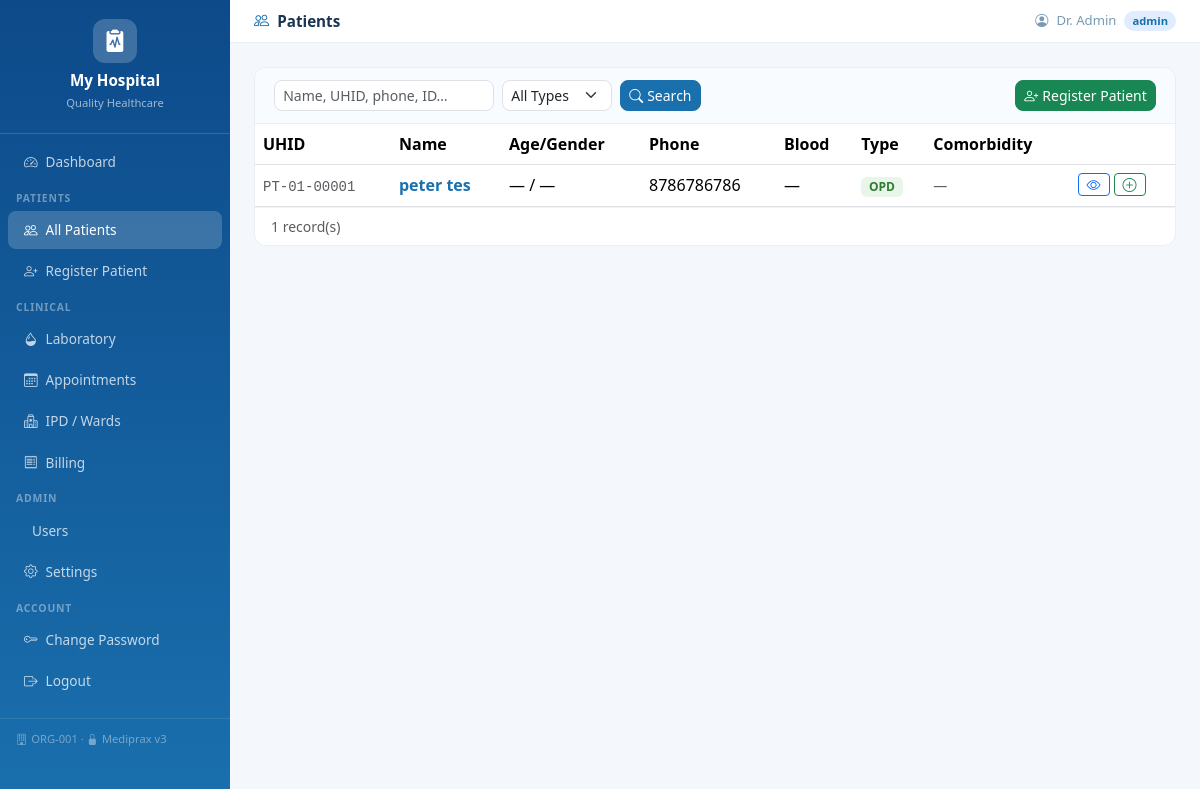
Screenshot of /patients/ (signed in) with the database file from the repository.
### tables this page shows
CREATE TABLE hospitals(
            id         INTEGER PRIMARY KEY AUTOINCREMENT,
            name       TEXT NOT NULL,
            tagline    TEXT DEFAULT 'Quality Healthcare',
            address    TEXT DEFAULT '',
            phone      TEXT DEFAULT '',
            email      TEXT DEFAULT '',
            color1     TEXT DEFAULT '#1a6fad',
            color2     TEXT DEFAULT '#0e9f8b',
            is_active  INTEGER DEFAULT 1,
            created_at TIMESTAMP DEFAULT CURRENT_TIMESTAMP
        , org_id TEXT);

CREATE TABLE settings(
            id             INTEGER PRIMARY KEY AUTOINCREMENT,
            hospital_id    INTEGER UNIQUE NOT NULL,
            doctor_name    TEXT DEFAULT '',
            doctor_degree  TEXT DEFAULT 'MBBS, MD',
            FOREIGN KEY (hospital_id) REFERENCES hospitals(id)
        );

CREATE TABLE patients(
            id                INTEGER PRIMARY KEY AUTOINCREMENT,
            hospital_id       INTEGER NOT NULL,
            uhid              TEXT,
            name              TEXT NOT NULL,
            dob               DATE,
            age               INTEGER,
            gender            TEXT,
            guardian_name     TEXT DEFAULT '',
            guardian_relation TEXT DEFAULT '',
            emergency_contact TEXT DEFAULT '',
            emergency_phone   TEXT DEFAULT '',
            insurance         TEXT DEFAULT '',
            insurance_no      TEXT DEFAULT '',
            blood_group       TEXT DEFAULT '',
            rh_factor         TEXT DEFAULT '',
            height_cm         INTEGER,
            address           TEXT DEFAULT '',
            city              TEXT DEFAULT '',
            state             TEXT DEFAULT '',
            phone             TEXT DEFAULT '',
            email             TEXT DEFAULT '',
            individual_number TEXT DEFAULT '',
            occupation        TEXT DEFAULT '',
            marital_status    TEXT DEFAULT '',
            religion          TEXT DEFAULT '',
            nationality       TEXT DEFAULT 'Indian',
            comorbidity       TEXT DEFAULT '',
            known_allergies   TEXT DEFAULT '',
            past_medical_history TEXT DEFAULT '',
            past_surgical_history TEXT DEFAULT '',
            family_history    TEXT DEFAULT '',
            habits            TEXT DEFAULT '',
            patient_type      TEXT DEFAULT 'OPD'
                              CHECK(patient_type IN ('OPD','IPD','Emergency')),
            created_at        TIMESTAMP DEFAULT CURRENT_TIMESTAMP,
            updated_at        TIMESTAMP DEFAULT CURRENT_TIMESTAMP, org_id TEXT,
            FOREIGN KEY (hospital_id) REFERENCES hospitals(id)
        );

### app/routes/patient_routes.py (the view)
@patient_routes.route('/')
def patients():
    if not _ok(): return redirect(url_for('auth.login'))
    hid = _hid(); db = get_db()
    q = request.args.get('q','').strip()
    ptype = request.args.get('type','')
    pg = max(1,request.args.get('page',1,type=int)); pp = 15
    where = 'WHERE p.hospital_id=?'; params = [hid]
    if q:
        where += ' AND (p.name LIKE ? OR p.phone LIKE ? OR p.uhid LIKE ? OR p.individual_number LIKE ? OR CAST(p.id AS TEXT) LIKE ?)'
        params += [f'%{q}%']*5
    if ptype:
        where += ' AND p.patient_type=?'; params.append(ptype)
    total = db.execute(f'SELECT COUNT(*) FROM patients p {where}',params).fetchone()[0]
    rows  = db.execute(f'SELECT p.* FROM patients p {where} ORDER BY p.id DESC LIMIT ? OFFSET ?',
                       params+[pp,(pg-1)*pp]).fetchall()
    pages = max(1,(total+pp-1)//pp)
    return render_template('patients.html', patients=[_safe(r,PKEYS) for r in rows],
                           search=q, ptype=ptype, page=pg, total_pages=pages, total=total)

### app/database.py (called while the page is built)
def get_db():
    if 'db' not in g:
        g.db = sqlite3.connect(current_app.config['DATABASE'])
        g.db.row_factory = sqlite3.Row
        g.db.execute('PRAGMA foreign_keys = ON')
    return g.db

### app/routes/patient_routes.py (called while the page is built)
def _hid(): return session.get('hospital_id', 1)

def _ok():  return 'user_id' in session and 'hospital_id' in session

def _safe(row, keys):
    if not row: return {k:None for k in keys}
    d = {}
    for k in keys:
        try: d[k] = row[k]
        except: d[k] = None
    return d

### templates/patients.html (shortened to what this page needs)
{% extends "base.html" %}
{% block page_title %}<i class="bi bi-people me-2 text-primary"></i>Patients{% endblock %}
{% block content %}
<div class="card">
  <div class="card-header d-flex flex-wrap justify-content-between gap-2">
    <form class="d-flex flex-wrap gap-2" method="GET">
      <input type="text" name="q" value="{{ search }}" class="form-control form-control-sm" style="width:220px;border-radius:8px" placeholder="Name, UHID, phone, ID…"/>
      <select name="type" class="form-select form-select-sm" style="width:110px;border-radius:8px">
        <option value="">All Types</option>
      </select>
      <button class="btn btn-sm btn-primary" style="border-radius:8px"><i class="bi bi-search me-1"></i>Search</button>
    </form>
    {% if session.role in ('admin','doctor') %}
    <a href="{{ url_for('patients.add_patient_view') }}" class="btn btn-sm btn-success" style="border-radius:8px"><i class="bi bi-person-plus me-1"></i>Register Patient</a>
    {% endif %}
  </div>
  <div class="card-body p-0">
    {% if patients %}
    <table class="table table-hover mb-0">
      <thead><tr><th>UHID</th><th>Name</th><th>Age/Gender</th><th>Phone</th><th>Blood</th><th>Type</th><th>Comorbidity</th><th></th></tr></thead>
      <tbody>
      {% for p in patients %}
      <tr>
        <td><code class="small text-muted">{{ p.uhid or '—' }}</code></td>
        <td><a href="{{ url_for('patients.patient_detail', pid=p.id) }}" class="fw-semibold text-decoration-none text-primary">{{ p.name }}</a></td>
        <td>{{ p.age or '—' }} / {{ (p.gender or '—')[:1] }}</td>
        <td>{{ p.phone or '—' }}</td>
        <td>{% if p.blood_group %}<span class="badge" style="background:#fee2e2;color:#b91c1c">{{ p.blood_group }}</span>{% else %}—{% endif %}</td>
        <td>
          {% if p.patient_type == 'IPD' %}<span class="badge" style="background:#fce8e8;color:#c0392b">IPD</span>
          {% elif p.patient_type == 'Emergency' %}<span class="badge" style="background:#fff3cd;color:#856404">EMG</span>
          {% else %}<span class="badge" style="background:#e8f5e9;color:#2e7d32">OPD</span>{% endif %}
        </td>
        <td><small class="text-muted">{{ (p.comorbidity or '—')[:25] }}</small></td>
        <td>
          <div class="d-flex gap-1">
            <a href="{{ url_for('patients.patient_detail', pid=p.id) }}" class="btn btn-sm btn-outline-primary py-0 px-2"><i class="bi bi-eye"></i></a>
            {% if session.role in ('admin','doctor') %}
            <a href="{{ url_for('visits.add_visit', pid=p.id) }}" class="btn btn-sm btn-outline-success py-0 px-2" title="New Visit"><i class="bi bi-plus-circle"></i></a>
            {% endif %}
          </div>
        </td>
      </tr>
      {% endfor %}
      </tbody>
    </table>
    <div class="px-3 py-2 d-flex justify-content-between" style="border-top:1px solid #f0f4f8">
      <small class="text-muted">{{ total }} record(s)</small>
    </div>
    {% endif %}
  </div>
</div>
{% endblock %}

### templates/base.html (shortened to what this page needs)
<!DOCTYPE html>
<html lang="en">
<head>
  <link href="https://cdn.jsdelivr.net/npm/bootstrap@5.3.2/dist/css/bootstrap.min.css" rel="stylesheet"/>
  <link href="https://cdn.jsdelivr.net/npm/bootstrap-icons@1.11.3/font/bootstrap-icons.min.css" rel="stylesheet"/>
  <link rel="stylesheet" href="{{ url_for('static', filename='css/style.css') }}"/>
</head>
<body>
<nav id="sidebar">
  <div class="brand">
    <div class="brand-icon"><i class="bi bi-clipboard2-pulse-fill"></i></div>
    <h5>{{ hospital.name }}</h5>
    <small>{{ hospital.tagline }}</small>
  </div>
  <ul class="nav flex-column mt-2">
    {% if session.role != 'patient' %}
    <li class="nav-item"><a href="{{ url_for('auth.dashboard') }}" class="nav-link {% if request.endpoint=='auth.dashboard' %}active{% endif %}"><i class="bi bi-speedometer2"></i> Dashboard</a></li>
    <li class="nav-label">Patients</li>
    <li class="nav-item"><a href="{{ url_for('patients.patients') }}" class="nav-link {% if 'patients.' in (request.endpoint or '') %}active{% endif %}"><i class="bi bi-people"></i> All Patients</a></li>
    {% if session.role in ('admin','doctor') %}
    <li class="nav-item"><a href="{{ url_for('patients.add_patient_view') }}" class="nav-link"><i class="bi bi-person-plus"></i> Register Patient</a></li>
    {% endif %}
    <li class="nav-label">Clinical</li>
    <li class="nav-item"><a href="{{ url_for('lab.lab_list') }}" class="nav-link {% if 'lab.' in (request.endpoint or '') %}active{% endif %}"><i class="bi bi-droplet-half"></i> Laboratory</a></li>
    <li class="nav-item"><a href="{{ url_for('appointments.appointments') }}" class="nav-link {% if 'appointments.' in (request.endpoint or '') %}active{% endif %}"><i class="bi bi-calendar3"></i> Appointments</a></li>
    <li class="nav-item"><a href="{{ url_for('ipd.ward_view') }}" class="nav-link {% if 'ipd.' in (request.endpoint or '') %}active{% endif %}"><i class="bi bi-hospital"></i> IPD / Wards</a></li>
    <li class="nav-item"><a href="{{ url_for('billing.bill_list') }}" class="nav-link {% if 'billing.' in (request.endpoint or '') %}active{% endif %}"><i class="bi bi-receipt"></i> Billing</a></li>
    {% if session.role == 'admin' %}
    <li class="nav-label">Admin</li>
    <li class="nav-item"><a href="{{ url_for('auth.users') }}" class="nav-link {% if request.endpoint=='auth.users' %}active{% endif %}"> Users</a></li>
    <li class="nav-item"><a href="{{ url_for('settings.hospital_settings') }}" class="nav-link {% if 'settings.' in (request.endpoint or '') %}active{% endif %}"><i class="bi bi-gear"></i> Settings</a></li>
    {% endif %}
    {% else %}
    <li class="nav-item"><a href="{{ url_for('patients.patient_detail', pid=session.patient_id) }}" class="nav-link active"><i class="bi bi-file-medical"></i> My Records</a></li>
    {% endif %}
    <li class="nav-label">Account</li>
    <li class="nav-item"><a href="{{ url_for('auth.change_password') }}" class="nav-link"><i class="bi bi-key"></i> Change Password</a></li>
    <li class="nav-item"><a href="{{ url_for('auth.logout') }}" class="nav-link"><i class="bi bi-box-arrow-right"></i> Logout</a></li>
  </ul>
  <div class="sidebar-footer">
    {% if hospital.org_id %}<i class="bi bi-building me-1"></i>{{ hospital.org_id }} &middot; {% endif %}
    <i class="bi bi-lock-fill me-1"></i>Mediprax v3
  </div>
</nav>
<div id="topbar">
  <div class="d-flex align-items-center gap-2">
    <p class="page-title mb-0">{% block page_title %}{% endblock %}</p>
  </div>
  <div class="user-pill">
    <i class="bi bi-person-circle"></i>
    <span>{{ session.name }}</span>
    <span class="role-badge role-{{ session.role }}">{{ session.role }}</span>
  </div>
</div>
<div id="main">
  {% block content %}{% endblock %}
</div>
</body>
</html>

### static/css/style.css (style rules this page uses)
:root { --sidebar-w: 230px; }
body { margin:0; font-family:'Segoe UI',sans-serif; background:#f4f7fb; }
#sidebar { position:fixed; top:0; left:0; width:var(--sidebar-w); height:100vh; overflow-y:auto; z-index:200; }
.brand { padding:1.2rem 1rem; border-bottom:1px solid rgba(255,255,255,.15); text-align:center; }
.brand-icon { width:44px; height:44px; border-radius:12px; display:flex; align-items:center; justify-content:center; margin:0 auto .5rem; color:#fff; font-size:1.4rem; background:rgba(255,255,255,.2); }
.brand h5 { color:#fff; margin:0; font-weight:700; font-size:.95rem; }
.brand small { color:rgba(255,255,255,.6); font-size:.7rem; }
.nav-link { color:rgba(255,255,255,.75) !important; padding:.55rem 1rem !important; border-radius:8px; margin:.1rem .5rem; font-size:.85rem; display:flex; align-items:center; gap:8px; }
.nav-link:hover, .nav-link.active { background:rgba(255,255,255,.18) !important; color:#fff !important; }
.nav-label { padding:.5rem 1rem .2rem; font-size:.65rem; text-transform:uppercase; letter-spacing:.08em; color:rgba(255,255,255,.4); font-weight:700; }
.sidebar-footer { padding:.8rem 1rem; font-size:.7rem; color:rgba(255,255,255,.4); border-top:1px solid rgba(255,255,255,.1); margin-top:1rem; }
#topbar { margin-left:var(--sidebar-w); background:#fff; border-bottom:1px solid #e8eff7; padding:.6rem 1.5rem; display:flex; justify-content:space-between; align-items:center; position:sticky; top:0; z-index:100; }
.page-title { font-weight:600; font-size:.95rem; color:#1a3551; }
.user-pill { display:flex; align-items:center; gap:8px; font-size:.82rem; color:#789ab4; }
.role-badge { padding:2px 8px; border-radius:10px; font-size:.7rem; font-weight:600; }
.role-admin { background:#e0edff; color:#1a6fad; }
#main { margin-left:var(--sidebar-w); padding:1.5rem; }
.card { border:1px solid #e8eff7; border-radius:12px; box-shadow:none; }
.card-header { background:#f8fbff; border-bottom:1px solid #e8eff7; border-radius:12px 12px 0 0 !important; padding:.75rem 1.2rem; }

### rows the page displays
hospitals: name "My Hospital", tagline "Quality Healthcare", org_id "ORG-001"
settings: name "Dr. Admin"
patients: uhid "PT-01-00001", name "peter tes", age "—", gender "—", phone "8786786786", patient_type "OPD", comorbidity "—"

### other values shown
{{ session.role }} "admin"
{{ total }} "1"
